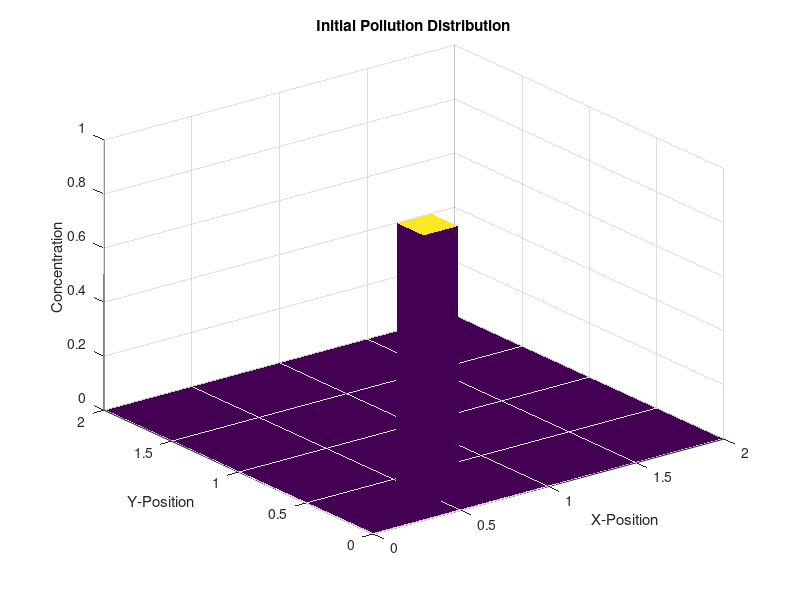
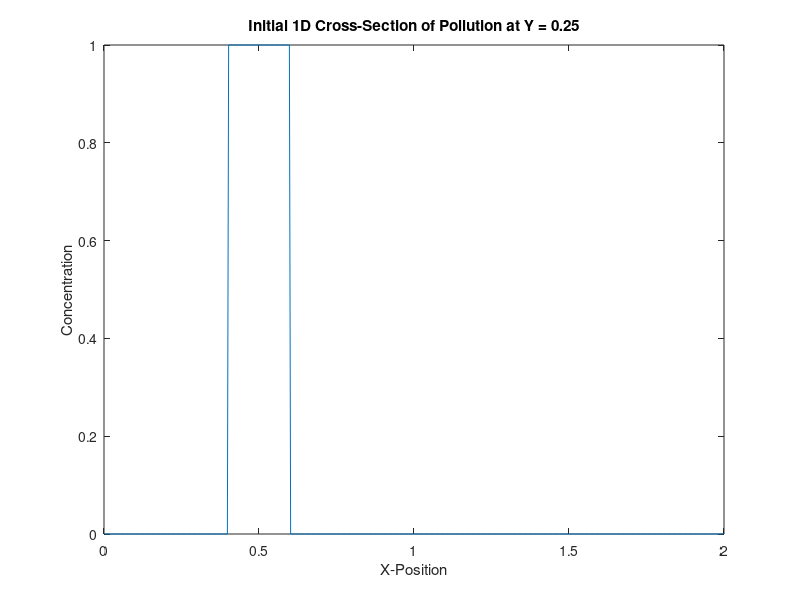

Source code (MATLAB) for these figures, in order: (Note: this script raises an error after producing the figures.)
% example_run.m
% Setup and visualization for the 2D Advection-Diffusion Solver

%% 1. Physical and Grid Parameters
vx = 1;
vy = 0.5;
Lx = 2;
Ly = 2;
Nx = 500;
Ny = 500;
dx = Lx/Nx;
dy = Ly/Ny;
dt = 0.001;
alpha = 0;
timeSteps = 1000;

% CHOOSE YOUR LIMITER HERE: 'MC' or 'minmod'
limiterType = 'MC'; 

%% 2. Initial Conditions Grid Setup
cx = zeros(1, Nx);
cy = zeros(1, Ny);
for i = 1:Nx
    cx(i) = (i - 0.5) * dx;
end
for j = 1:Ny
    cy(j) = (j - 0.5) * dy;
end

T_initial = zeros(Nx, Ny);
for i = 1:Nx
    for j = 1:Ny
        if (abs(cx(i) - 0.5) <= 0.1) && (abs(cy(j) - 0.25) <= 0.1)
            T_initial(i, j) = 1;
        end
    end
end

%% 3. Visualize Initial Conditions
figure;
surf(cx, cy, T_initial', 'EdgeColor', 'none');
title('Initial Pollution Distribution');
xlabel('X-Position'); ylabel('Y-Position'); zlabel('Concentration');

figure;
target_y1 = 0.25; % The physical Y-position you want to inspect
[~, y_idx1] = min(abs(cy - target_y1)); % Finds the closest index
plot(cx, T_initial(:, y_idx1));
title(sprintf('Initial 1D Cross-Section of Pollution at Y = %.2f', target_y1));
xlabel('X-Position');
ylabel('Concentration');

% Calculate the Initial Total Mass (sum of all cells * area of a cell)
initial_mass = sum(T_initial, 'all') * dx * dy;
fprintf('Initial Total Mass: %.6f\n', initial_mass);

%% 4. Run the Solver Tool
disp(['Running simulation using ', limiterType, ' limiter...']);
T_final = solveAdvectionDiffusion2D(T_initial, vx, vy, Lx, Ly, alpha, dt, timeSteps, limiterType);
disp('Simulation complete!');

%% 5. Visualize Final Results
figure;
surf(cx, cy, T_final', 'EdgeColor', 'none');
% Calculate the total physical time elapsed to display in the title
total_time = dt * timeSteps; 
title(sprintf('Final Concentration Distribution (t = %g s)', total_time));
xlabel('X-Position'); ylabel('Y-Position'); zlabel('Concentration');

figure;
target_y2 = 0.75; % The new physical Y-position the scalar moved to
[~, y_idx2] = min(abs(cy - target_y2)); % Finds the closest index
plot(cx, T_final(:, y_idx2));
title(sprintf('Final 1D Cross-Section at Y = %.2f (t = %g s)', target_y2, total_time));
xlabel('X-Position');
ylabel('Concentration');

% Calculate the Final Total Mass (sum of all cells * area of a cell)
final_mass = sum(T_final, 'all') * dx * dy;
fprintf('Final Total Mass: %.6f\n', final_mass);
